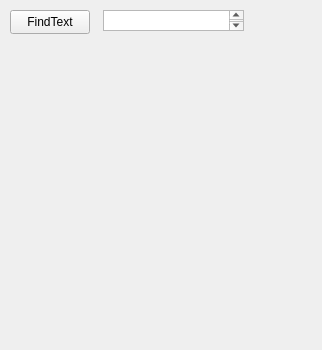
<?xml version="1.0" encoding="UTF-8"?>
<ui version="4.0">
 <class>TextFinder</class>
 <widget class="QWidget" name="TextFinder">
  <property name="geometry">
   <rect>
    <x>0</x>
    <y>0</y>
    <width>322</width>
    <height>350</height>
   </rect>
  </property>
  <property name="windowTitle">
   <string>TextFinder</string>
  </property>
  <widget class="QPushButton" name="pushButtonSelect">
   <property name="geometry">
    <rect>
     <x>10</x>
     <y>10</y>
     <width>80</width>
     <height>24</height>
    </rect>
   </property>
   <property name="text">
    <string>FindText</string>
   </property>
  </widget>
  <widget class="QTextEdit" name="inputTextToSearch">
   <property name="geometry">
    <rect>
     <x>103</x>
     <y>10</y>
     <width>141</width>
     <height>21</height>
    </rect>
   </property>
   <property name="html">
    <string>&lt;!DOCTYPE HTML PUBLIC &quot;-//W3C//DTD HTML 4.0//EN&quot; &quot;http://www.w3.org/TR/REC-html40/strict.dtd&quot;&gt;
&lt;html&gt;&lt;head&gt;&lt;meta name=&quot;qrichtext&quot; content=&quot;1&quot; /&gt;&lt;meta charset=&quot;utf-8&quot; /&gt;&lt;style type=&quot;text/css&quot;&gt;
p, li { white-space: pre-wrap; }
hr { height: 1px; border-width: 0; }
li.unchecked::marker { content: &quot;\2610&quot;; }
li.checked::marker { content: &quot;\2612&quot;; }
&lt;/style&gt;&lt;/head&gt;&lt;body style=&quot; font-family:'Segoe UI'; font-size:9pt; font-weight:400; font-style:normal;&quot;&gt;
&lt;p style=&quot;-qt-paragraph-type:empty; margin-top:0px; margin-bottom:0px; margin-left:0px; margin-right:0px; -qt-block-indent:0; text-indent:0px;&quot;&gt;&lt;br /&gt;&lt;/p&gt;&lt;/body&gt;&lt;/html&gt;</string>
   </property>
  </widget>
 </widget>
 <resources/>
 <connections/>
</ui>
